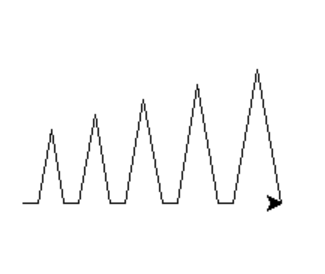

This chart was generated by the following Python code:
#import turtle
from turtle import forward, right, exitonclick

def jump(angle:float , height:float):
    """
    Generate spikes with a given angle and height

    Parameters
    ----------

    angle: float
        the angle of the spike
    height: float
        the height of the spike

    Returns
    -------
    None
    """
    right(-angle)
    forward(height)
    right(2*angle) #=180-2*(90-angle)
    forward(height)
    right(-angle)
 
#generate 5 spikes, which are getting bigger
for i in range(50,100,10):
    forward(10)
    jump(80,i)

exitonclick()
